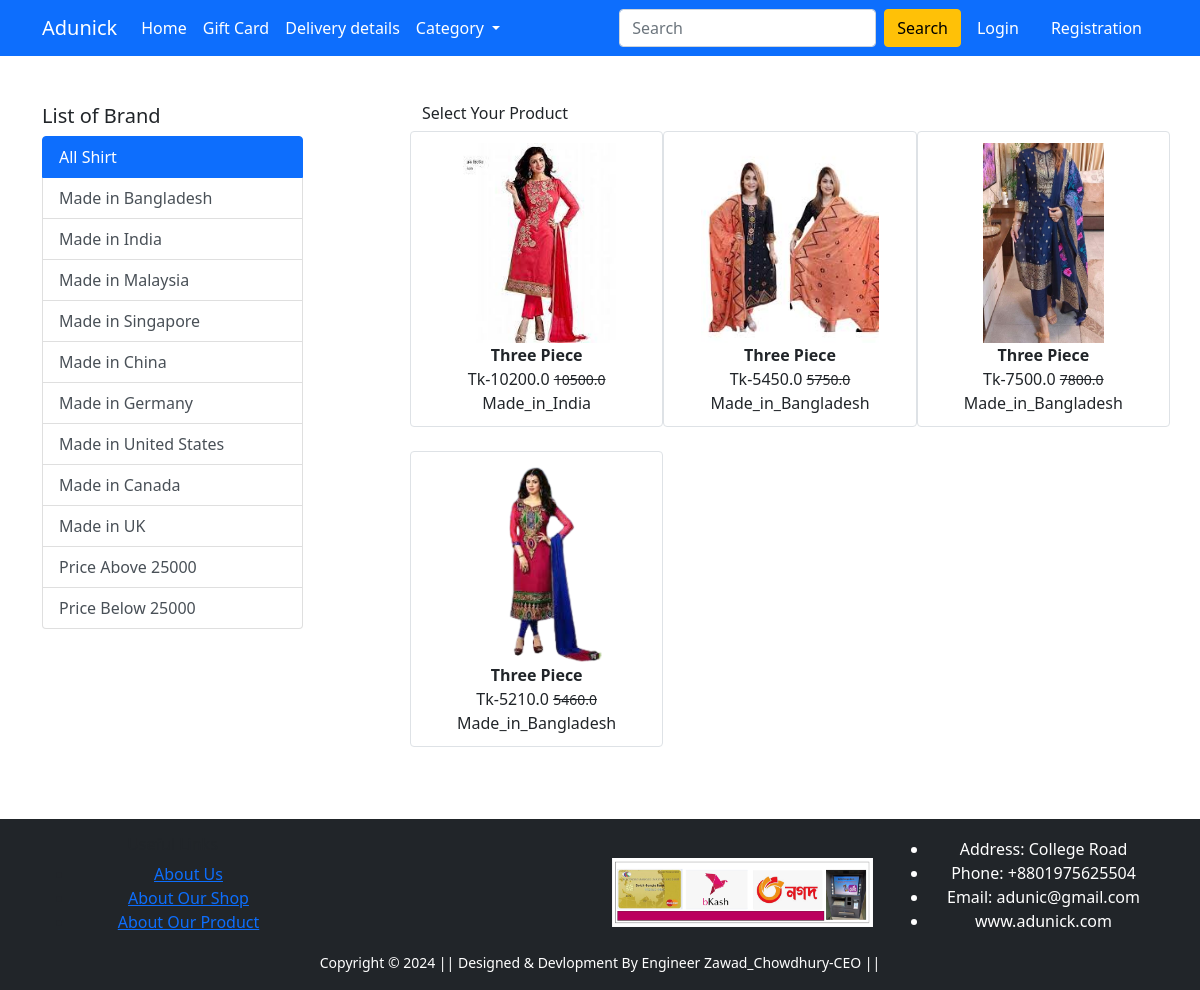
The app's page /Three_Pieces/ with its own data.
### Shop/models.py (models this page shows, shortened)
class Product(models.Model):
    title=models.CharField(max_length=100)
    selling_price=models.FloatField()
    discounted_price=models.FloatField()
    description=models.TextField()
    brand=models.CharField(max_length=100)
    category=models.CharField(choices=CATEGORY_CHOICES,max_length=200)
    product_image=models.ImageField(upload_to='product_img')

### Shop/views.py (the view)
# urls.py: path('Three_Pieces/', views.Three_Pieces, name='Three_Pieces'),
def Three_Pieces(request,data=None):
     if data==None:
          Three_Pieces=Product.objects.filter(category='TP')
     elif data=='Made_in_Bangladesh' or data=='Made_in_India' or data=='Made_in_Malaysia' or data=='Made_in_Singapore' or data=='Made_in_China' or data=='Made_in_Germany' or data=='Made_in_United_States' or data=='Made_in_Canada'or data=='Made_in_UK' :
          Three_Pieces=Product.objects.filter(category='TP').filter(brand=data)
     elif data=='below':
          Three_Pieces=Product.objects.filter(category='TP').filter(discounted_price__lt=25000)
     elif data=='above':
          Three_Pieces=Product.objects.filter(category='TP').filter(discounted_price__gt=25000)
     return render(request, 'Shop/Three_Pieces.html',{'Three_Pieces':Three_Pieces})

### Shop/templates/Shop/Three_Pieces.html (shortened to what this page needs)
{% extends 'Shop/base.html' %}
{% load static %}
{% block main-content %}
<div class="container my-5">
    <div class="row">
        <div class="col-sm-3">
            <h5>List of Brand</h5>
            <div class="list-group">
                <a href="{% url 'Three_Pieces'%}" class="list-group-item list-group-item-action active" aria-current="true">All Shirt</a>
                <a href="{% url 'Three_Pieces_item' 'Made_in_Bangladesh' %}" class="list-group-item list-group-item-action" aria-current="True">Made in Bangladesh</a>
                <a href="{% url 'Three_Pieces_item' 'Made_in_India' %}" class="list-group-item list-group-item-action" aria-current="True">Made in India</a>
                <a href="{% url 'Three_Pieces_item' 'Made_in_Malaysia' %}" class="list-group-item list-group-item-action" aria-current="True">Made in Malaysia</a>
                <a href="{% url 'Three_Pieces_item' 'Made_in_Singapore' %}" class="list-group-item list-group-item-action" aria-current="True">Made in Singapore</a>
                <a href="{% url 'Three_Pieces_item' 'Made_in_China' %}" class="list-group-item list-group-item-action" aria-current="True">Made in China</a>
                <a href="{% url 'Three_Pieces_item' 'Made_in_Germany' %}" class="list-group-item list-group-item-action" aria-current="True">Made in Germany</a>
                <a href="{% url 'Three_Pieces_item' 'Made_in_United_States' %}" class="list-group-item list-group-item-action" aria-current="True">Made in United States</a>
                <a href="{% url 'Three_Pieces_item' 'Made_in_Canada' %}" class="list-group-item list-group-item-action" aria-current="True">Made in Canada</a>
                <a href="{% url 'Three_Pieces_item' 'Made_in_UK' %}" class="list-group-item list-group-item-action" aria-current="True">Made in UK</a>
                <a href="{% url 'Three_Pieces_item' 'above' %}" class="list-group-item list-group-item-action" aria-current="True">Price Above 25000</a>
                <a href="{% url 'Three_Pieces_item' 'below' %}" class="list-group-item list-group-item-action" aria-current="True">Price Below 25000</a>
            </div>
        </div>
        <div class="col-sm-8 offset-sm-1">
            <h6>Select Your Product</h6>
            <div class="row">
                {% for Product in Three_Pieces %}
                <div class="col-sm-4 text-center mb-4 img-fluid img-thumbnail">
                    <a href="{% url 'product-detail' Product.id %}" class="btn">
                        <div class="item">
                            <img src="{{Product.product_image.url}}" alt="Product Not Available" height="200" class="">
                            <div class="fw-bold">{{Product.title}}</div>
                            <div>Tk-{{Product.discounted_price}}
                                <small class="fw-light text-decoration-line-through">{{Product.selling_price}}</small>
                                <br>
                                {{Product.brand}}
                            </div>
                        </div>
                    </a>
                </div>
                {% endfor %}
            </div>
        </div>
    </div>
</div>
{% endblock main-content %}

### records on screen
Product: product_image (picture), title "Three Piece", discounted_price "10200.0", selling_price "10500.0", brand "Made_in_India"
Product: product_image (picture), title "Three Piece", discounted_price "5450.0", selling_price "5750.0", brand "Made_in_Bangladesh"
Product: product_image (picture), title "Three Piece", discounted_price "7500.0", selling_price "7800.0", brand "Made_in_Bangladesh"
Product: product_image (picture), title "Three Piece", discounted_price "5210.0", selling_price "5460.0", brand "Made_in_Bangladesh"
